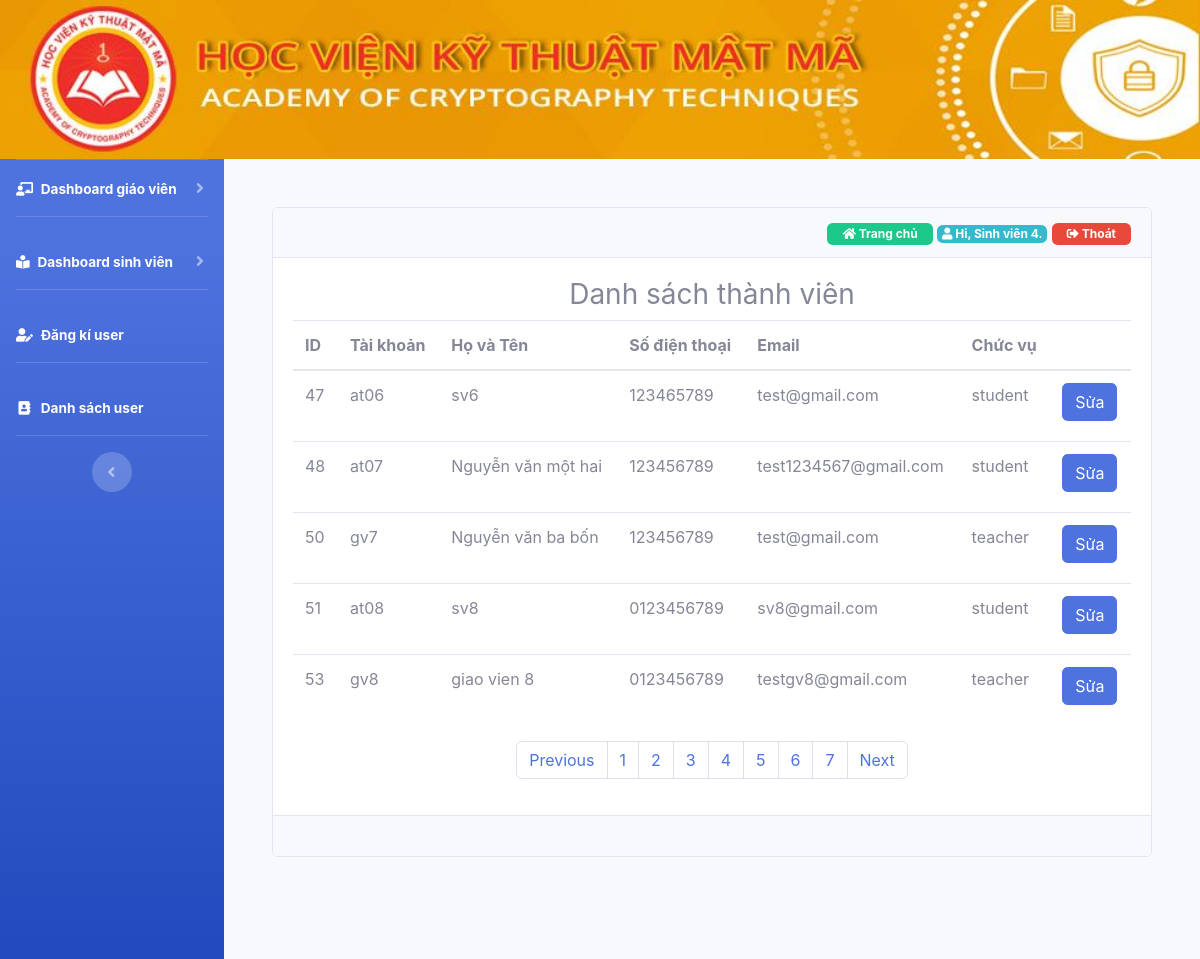
The page /ds-user.php?page=5 (signed in) on the database its author committed.
### tables this page shows
CREATE TABLE `user` (
  `id` int(11) NOT NULL,
  `username` text NOT NULL,
  `password` text NOT NULL,
  `fullname` text NOT NULL,
  `phone` varchar(11) NOT NULL,
  `email` text NOT NULL,
  `permission` text NOT NULL
);

### ds-user.php (the view, shortened to what this page needs)
<!DOCTYPE html>
<html>
<head>
    <?php require_once('filecss.php') ?>
</head>
<body>
    <div class="container-fluid">
        <?php require_once('logo.php'); ?>
        <div class="main">
            <div id="wrapper">
                <div class="sidebar bg-gradient-primary">
                    <?php require_once('menu_left.php'); ?>
                </div>
                <div id="content-wrapper" class="d-flex flex-column p-5">
                    <div class="status">
                        <div class="card">
                            <div class="card-header text-right">
                                <?php require_once('home_page.php') ?>
                            </div>
                            <div class="card-body">
                                <h3 class="text-center">Danh sách thành viên</h3>
                                <div class="table-responsive">
                                    <table class="table table-hover table-inverse">
                                        <thead>
                                            <tr>
                                                <th>ID</th>
                                                <th>Tài khoản</th>
                                                <th>Họ và Tên</th>
                                                <th>Số điện thoại</th>
                                                <th>Email</th>
                                                <th>Chức vụ</th>
                                                <th></th>
                                            </tr>
                                        </thead>
                                        <tbody>
                                            <?php
                                            $sql_total = "select count(id) as total from user";
                                                $data = mysqli_query($con, $sql_total);
                                                $rows = mysqli_fetch_assoc($data);
                                                $total_records = $rows['total'];
                                                $current_page = isset($_GET['page']) ? $_GET['page'] : 1;
                                                $limit = 5;
                                                $total_page = ceil($total_records / $limit);
                                                $start = ($current_page - 1) * $limit;
                                             $sql1 = "select * from user limit $start,$limit";
                                            $check=mysqli_query($con,$sql1);
                                            while ($row1=mysqli_fetch_row($check)) {
                                                ?>
                                                <tr>
                                                    <td><?php echo $row1['0']; ?></td>
                                                    <td><?php echo $row1['1']; ?></td>
                                                    <td><?php echo $row1['3']; ?></td>
                                                    <td><?php echo $row1['4']; ?></td>
                                                    <td><?php echo $row1['5']; ?></td>
                                                    <td><?php echo $row1['6']; ?></td>
                                                    <td>
                                                        <a class="mb-2 btn btn-primary" href="sua_user.php?stt=<?php echo $row1[0] ?>">Sửa</a>
                                                    </td>
                                                </tr>
                                                <?php
                                            }
                                            ?>
                                        </tbody>
                                    </table>
                                    <nav aria-label="Page navigation example">
                                     <ul class="pagination justify-content-center">
                                        <?php
                                        if ($current_page > 1 && $total_page > 1) {
                                            echo '<li class="page-item"><a class="page-link" href="ds-user.php?page=' . ($current_page - 1) . '">Previous</a></li>';
                                        }
                                        for ($i = 1; $i <= $total_page; $i++) {
                                            if ($i == $current_page) {
                                                echo '<li class="page-item"><a class="page-link" href="#">'. $i .'</a></li>';
                                            } else {
                                                echo '<li class="page-item"><a class="page-link" href="ds-user.php?page=' . $i . '">'. $i .'</a></li>';
                                            }
                                        }
                                        if ($current_page < $total_page && $total_page > 1) {
                                            echo '<li class="page-item"><a class="page-link" href="ds-user.php?page=' . ($current_page + 1) . '">Next</a></li>';
                                        }
                                            ?>
                                </div>
                            </div>
                            <div class="card-footer">
                            </div>
                        </div>
                    </div>
                </div>
            </div>
        </div>
    </div>
</body>
</html>

### home_page.php (shortened to what this page needs)
<a href="index.php" style="text-decoration: none;"><span class="badge badge-success" style="padding: 5px 15px; "><i class="fas fa-home"></i> Trang chủ</span></a>
<?php
if (empty($_SESSION['username'])) {
    header("Location: /TTCS/login.php");
} else {
     include 'lib/connect.php';
    $username = $_SESSION['username'];
    $sql = "select * from user where username='$username'";
    $query = mysqli_query($con, $sql);
    if ($query) {
        $row = mysqli_fetch_row($query);
        ?>
        <span class="badge badge-info"><i class="fas fa-user"></i><?php echo " Hi, " . $row[3] . "."; ?></span>
        <a href="logout.php" ><span class="badge badge-danger" style="padding: 5px 15px;"><i class="fas fa-sign-out-alt"></i> Thoát</span></a>
    <?php
}
}
?>

### rows shown on the page
user: fullname "Sinh viên 4"
user: id "47", username "at06", fullname "sv6", phone "123465789", email "test@gmail.com", permission "student"
user: id "48", username "at07", fullname "Nguyễn văn một hai", phone "123456789", email "test1234567@gmail.com", permission "student"
user: id "50", username "gv7", fullname "Nguyễn văn ba bốn", phone "123456789", email "test@gmail.com", permission "teacher"
user: id "51", username "at08", fullname "sv8", phone "0123456789", email "sv8@gmail.com", permission "student"
user: id "53", username "gv8", fullname "giao vien 8", phone "0123456789", email "testgv8@gmail.com", permission "teacher"
